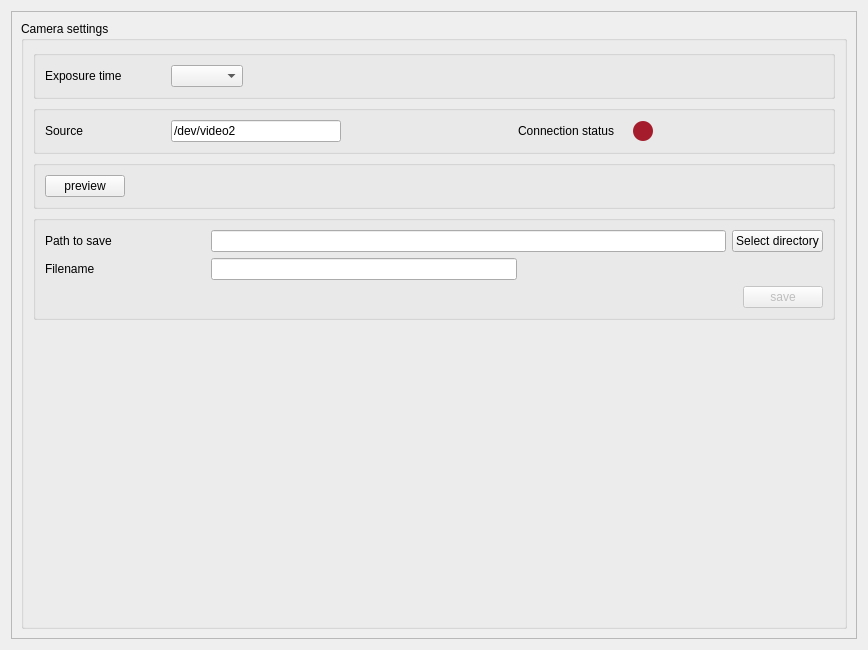
<?xml version="1.0" encoding="UTF-8"?>
<ui version="4.0">
 <class>Form</class>
 <widget class="QWidget" name="Form">
  <property name="geometry">
   <rect>
    <x>0</x>
    <y>0</y>
    <width>868</width>
    <height>650</height>
   </rect>
  </property>
  <property name="sizePolicy">
   <sizepolicy hsizetype="Expanding" vsizetype="Expanding">
    <horstretch>0</horstretch>
    <verstretch>0</verstretch>
   </sizepolicy>
  </property>
  <property name="windowTitle">
   <string>Venus USB2.0 camera settings</string>
  </property>
  <layout class="QVBoxLayout" name="verticalLayout_2">
   <item>
    <widget class="QScrollArea" name="scrollArea">
     <property name="widgetResizable">
      <bool>true</bool>
     </property>
     <widget class="QWidget" name="scrollAreaWidgetContents_3">
      <property name="geometry">
       <rect>
        <x>0</x>
        <y>0</y>
        <width>848</width>
        <height>630</height>
       </rect>
      </property>
      <layout class="QVBoxLayout" name="verticalLayout_3">
       <item>
        <widget class="QGroupBox" name="groupBox_general">
         <property name="title">
          <string>Camera settings</string>
         </property>
         <layout class="QVBoxLayout" name="verticalLayout">
          <item>
           <widget class="QGroupBox" name="exposureBox">
            <property name="title">
             <string/>
            </property>
            <layout class="QHBoxLayout" name="horizontalLayout_2">
             <item>
              <widget class="QLabel" name="exposureText">
               <property name="sizePolicy">
                <sizepolicy hsizetype="Fixed" vsizetype="Fixed">
                 <horstretch>0</horstretch>
                 <verstretch>0</verstretch>
                </sizepolicy>
               </property>
               <property name="minimumSize">
                <size>
                 <width>120</width>
                 <height>0</height>
                </size>
               </property>
               <property name="text">
                <string>Exposure time</string>
               </property>
              </widget>
             </item>
             <item>
              <widget class="QComboBox" name="exposure"/>
             </item>
             <item>
              <spacer name="horizontalSpacer">
               <property name="orientation">
                <enum>Qt::Orientation::Horizontal</enum>
               </property>
               <property name="sizeHint" stdset="0">
                <size>
                 <width>40</width>
                 <height>20</height>
                </size>
               </property>
              </spacer>
             </item>
            </layout>
           </widget>
          </item>
          <item>
           <widget class="QGroupBox" name="sourceBox">
            <property name="title">
             <string/>
            </property>
            <layout class="QHBoxLayout" name="horizontalLayout">
             <item>
              <widget class="QLabel" name="sourceText">
               <property name="sizePolicy">
                <sizepolicy hsizetype="Fixed" vsizetype="Fixed">
                 <horstretch>0</horstretch>
                 <verstretch>0</verstretch>
                </sizepolicy>
               </property>
               <property name="minimumSize">
                <size>
                 <width>120</width>
                 <height>0</height>
                </size>
               </property>
               <property name="text">
                <string>Source</string>
               </property>
              </widget>
             </item>
             <item>
              <widget class="QLineEdit" name="cameraSource">
               <property name="text">
                <string>/dev/video2</string>
               </property>
              </widget>
             </item>
             <item>
              <spacer name="horizontalSpacer_4">
               <property name="orientation">
                <enum>Qt::Orientation::Horizontal</enum>
               </property>
               <property name="sizeHint" stdset="0">
                <size>
                 <width>40</width>
                 <height>20</height>
                </size>
               </property>
              </spacer>
             </item>
             <item>
              <widget class="QLabel" name="statusLabel">
               <property name="text">
                <string>Connection status</string>
               </property>
              </widget>
             </item>
             <item>
              <widget class="QLabel" name="sourceLabel">
               <property name="text">
                <string/>
               </property>
              </widget>
             </item>
             <item>
              <widget class="QLabel" name="connectionIndicator">
               <property name="maximumSize">
                <size>
                 <width>20</width>
                 <height>20</height>
                </size>
               </property>
               <property name="styleSheet">
                <string notr="true">border-radius: 10px;
background-color:rgb(165, 29, 45);
min-height: 20px;
min-width: 20px;</string>
               </property>
               <property name="text">
                <string/>
               </property>
              </widget>
             </item>
             <item>
              <spacer name="horizontalSpacer_2">
               <property name="orientation">
                <enum>Qt::Orientation::Horizontal</enum>
               </property>
               <property name="sizeHint" stdset="0">
                <size>
                 <width>40</width>
                 <height>20</height>
                </size>
               </property>
              </spacer>
             </item>
            </layout>
           </widget>
          </item>
          <item>
           <widget class="QGroupBox" name="groupBox">
            <property name="title">
             <string/>
            </property>
            <layout class="QHBoxLayout" name="horizontalLayout_3">
             <item>
              <widget class="QPushButton" name="cameraPreview">
               <property name="text">
                <string>preview</string>
               </property>
              </widget>
             </item>
             <item>
              <spacer name="horizontalSpacer_3">
               <property name="orientation">
                <enum>Qt::Orientation::Horizontal</enum>
               </property>
               <property name="sizeHint" stdset="0">
                <size>
                 <width>713</width>
                 <height>20</height>
                </size>
               </property>
              </spacer>
             </item>
            </layout>
           </widget>
          </item>
          <item>
           <widget class="QGroupBox" name="fileBox">
            <property name="enabled">
             <bool>true</bool>
            </property>
            <property name="title">
             <string/>
            </property>
            <layout class="QVBoxLayout" name="verticalLayout_4">
             <item>
              <layout class="QHBoxLayout" name="horizontalLayout_5">
               <item>
                <widget class="QLabel" name="pathLabel">
                 <property name="minimumSize">
                  <size>
                   <width>160</width>
                   <height>0</height>
                  </size>
                 </property>
                 <property name="text">
                  <string>Path to save</string>
                 </property>
                </widget>
               </item>
               <item>
                <widget class="QLineEdit" name="lineEdit_path"/>
               </item>
               <item>
                <widget class="QPushButton" name="directoryButton">
                 <property name="text">
                  <string>Select directory</string>
                 </property>
                </widget>
               </item>
              </layout>
             </item>
             <item>
              <layout class="QHBoxLayout" name="horizontalLayout_6">
               <item>
                <widget class="QLabel" name="filenameLabel">
                 <property name="minimumSize">
                  <size>
                   <width>160</width>
                   <height>0</height>
                  </size>
                 </property>
                 <property name="text">
                  <string>Filename</string>
                 </property>
                </widget>
               </item>
               <item>
                <widget class="QLineEdit" name="lineEdit_filename"/>
               </item>
               <item>
                <spacer name="horizontalSpacer_9">
                 <property name="orientation">
                  <enum>Qt::Orientation::Horizontal</enum>
                 </property>
                 <property name="sizeHint" stdset="0">
                  <size>
                   <width>40</width>
                   <height>20</height>
                  </size>
                 </property>
                </spacer>
               </item>
              </layout>
             </item>
             <item>
              <layout class="QHBoxLayout" name="horizontalLayout_9">
               <item>
                <spacer name="horizontalSpacer_10">
                 <property name="orientation">
                  <enum>Qt::Orientation::Horizontal</enum>
                 </property>
                 <property name="sizeHint" stdset="0">
                  <size>
                   <width>40</width>
                   <height>20</height>
                  </size>
                 </property>
                </spacer>
               </item>
               <item>
                <widget class="QPushButton" name="saveButton">
                 <property name="enabled">
                  <bool>false</bool>
                 </property>
                 <property name="text">
                  <string>save</string>
                 </property>
                </widget>
               </item>
              </layout>
             </item>
            </layout>
           </widget>
          </item>
          <item>
           <spacer name="verticalSpacer">
            <property name="orientation">
             <enum>Qt::Orientation::Vertical</enum>
            </property>
            <property name="sizeHint" stdset="0">
             <size>
              <width>20</width>
              <height>40</height>
             </size>
            </property>
           </spacer>
          </item>
         </layout>
        </widget>
       </item>
      </layout>
     </widget>
    </widget>
   </item>
  </layout>
 </widget>
 <resources/>
 <connections/>
</ui>
